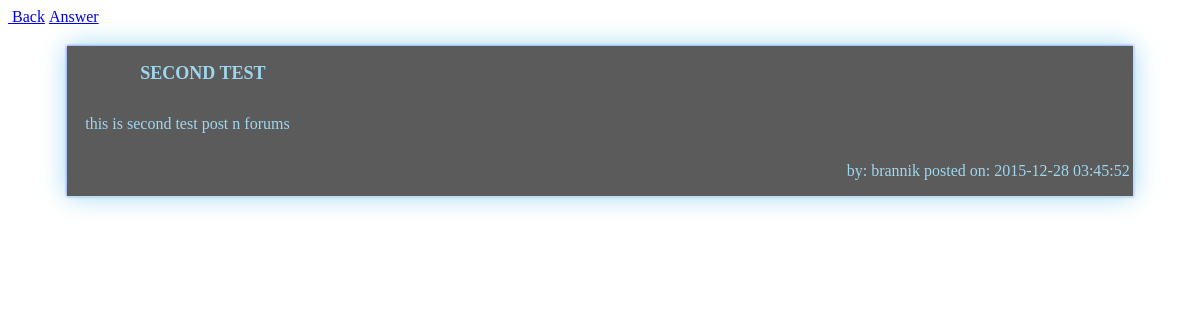
Page /core/forum.php?forumid=2 on the committed database.
### tables this page shows
CREATE TABLE IF NOT EXISTS `forum_posts` (
  `id` int(11) NOT NULL AUTO_INCREMENT,
  `forum_id` int(11) NOT NULL DEFAULT '0',
  `autor` varchar(50) NOT NULL DEFAULT '0',
  `title` varchar(100) NOT NULL DEFAULT '0',
  `text` varchar(2000) NOT NULL DEFAULT '0',
  `date` timestamp NOT NULL DEFAULT CURRENT_TIMESTAMP ON UPDATE CURRENT_TIMESTAMP,
  PRIMARY KEY (`id`)
);

### config/connect.php (called while the page is built, shortened)
<?php
	$DOMAIN = "http://www.localhost/";
?>

### core/forum.php (the view, shortened to what this page needs)
<?php
	include $_SERVER['DOCUMENT_ROOT']."/config/connect.php";
	echo '<link rel="stylesheet" type="text/css" href="../core/styles/forum.css">';
	if(ISSET($_GET['forumid'])){
		echo '<a href="'.$DOMAIN.'core/forum.php?back=true" target="MainFrame">&nbsp;Back</a>';
		$SQL_GET_POSTS = "SELECT * FROM forum_posts WHERE forum_id='". $_GET['forumid'] ."'";
		$POSTS_RES = $conn->query($SQL_GET_POSTS);
		if($POSTS_RES){
			$posts_num = $POSTS_RES->num_rows;
			if($posts_num > 7){
				if($posts_num%7 == 0){
					$pages_num = $posts_num/7;
				}else{
					$pages_num = $posts_num/7;
					$pages_num = $pages_num + 1;
				}
			}else{
				$pages_num = 1;
			}
			$POSTS_RES_ID = "SELECT id FROM forum_posts WHERE forum_id='". $_GET['forumid'] ."'";
			$ID_RESULT = $conn->query($POSTS_RES_ID);
			$pages = array();
			for($i=0;$i<$pages_num;$i++){
				$new_arr = array();
				for($y=0;$y<7;$y++){
					$row = $ID_RESULT->fetch_assoc();
					array_push($new_arr,$row['id']);
				}
				array_push($pages, $new_arr);
			}
			if(ISSET($_GET['page'])){
				echo '&nbsp;<a href="'.$DOMAIN.'core/forum.php?forumid='.$_GET['forumid'].'&replyto='.$_GET['forumid'].'">Answer</a><br>';
				$FindPage = $_GET['page'];
				$FindPage = $FindPage - 1;
				foreach($pages[$FindPage] as $post_id){
					if($post_id){
						$GET_POST = "SELECT * FROM forum_posts WHERE id='". $post_id ."'";
						$RETURN_POST = $conn->query($GET_POST);
						$post_data = $RETURN_POST->fetch_assoc();
						echo '<div class="replyForum"><table class="replyTable">';
						echo '<tr id="replyTitle"><td><text>'.$post_data['title'].'</text></td></tr>';
						echo '<tr id="replyText"><td><txet>'.$post_data['text'].'</text></td></tr>';
						echo '<tr id="replyAutor"><td>by:&nbsp;'. $post_data['autor'].'&nbsp;posted on:&nbsp;'.$post_data['date'].'</td></tr>';
						echo '</table></div><br>';
					}
				}
			}else{
				echo '&nbsp;<a href="'.$DOMAIN.'core/forum.php?forumid='.$_GET['forumid'].'&replyto='.$_GET['forumid'].'">Answer</a><br>';
				foreach($pages[0] as $post_id){
					if($post_id){
						$GET_POST = "SELECT * FROM forum_posts WHERE id='". $post_id ."'";
						$RETURN_POST = $conn->query($GET_POST);
						$post_data = $RETURN_POST->fetch_assoc();
						echo '<div class="replyForum"><table class="replyTable">';
						echo '<tr id="replyTitle"><td><text>'.$post_data['title'].'</text></td></tr>';
						echo '<tr id="replyText"><td><text>'.$post_data['text'].'</text></td></tr>';
						echo '<tr id="replyAutor"><td>by:&nbsp;'. $post_data['autor'].'&nbsp;posted on:&nbsp;'.$post_data['date'].'</td></tr>';
						echo '</table></div><br>';
					}
				}
			}
		}
	}
?>

### core/styles/forum.css (style rules this page uses)
table { margin-right: 10px; }
.replyForum { width: 90%; height: 150px; margin-left: 5%; margin-top: 20px; display: float; background-color: #333; box-shadow: 1px 1px 1px lightblue, 0 0 25px skyblue, 0 0 3px blue; opacity: 0.8; filter: alpha(opacity=80); }
.replyTable { width: 100%; height: 100%; color: skyblue; }
#replyTitle { font-size: 18px; text-indent: 70px; font-weight: bold; }
#replyText { text-indent: 15px; }
text::first-letter { text-transform: uppercase; }
#replyAutor { text-align: right; }

### rows in the picture
forum_posts: title "SECOND TEST", text "this is second test post n forums", autor "brannik", date "2015-12-28 03:45:52"
